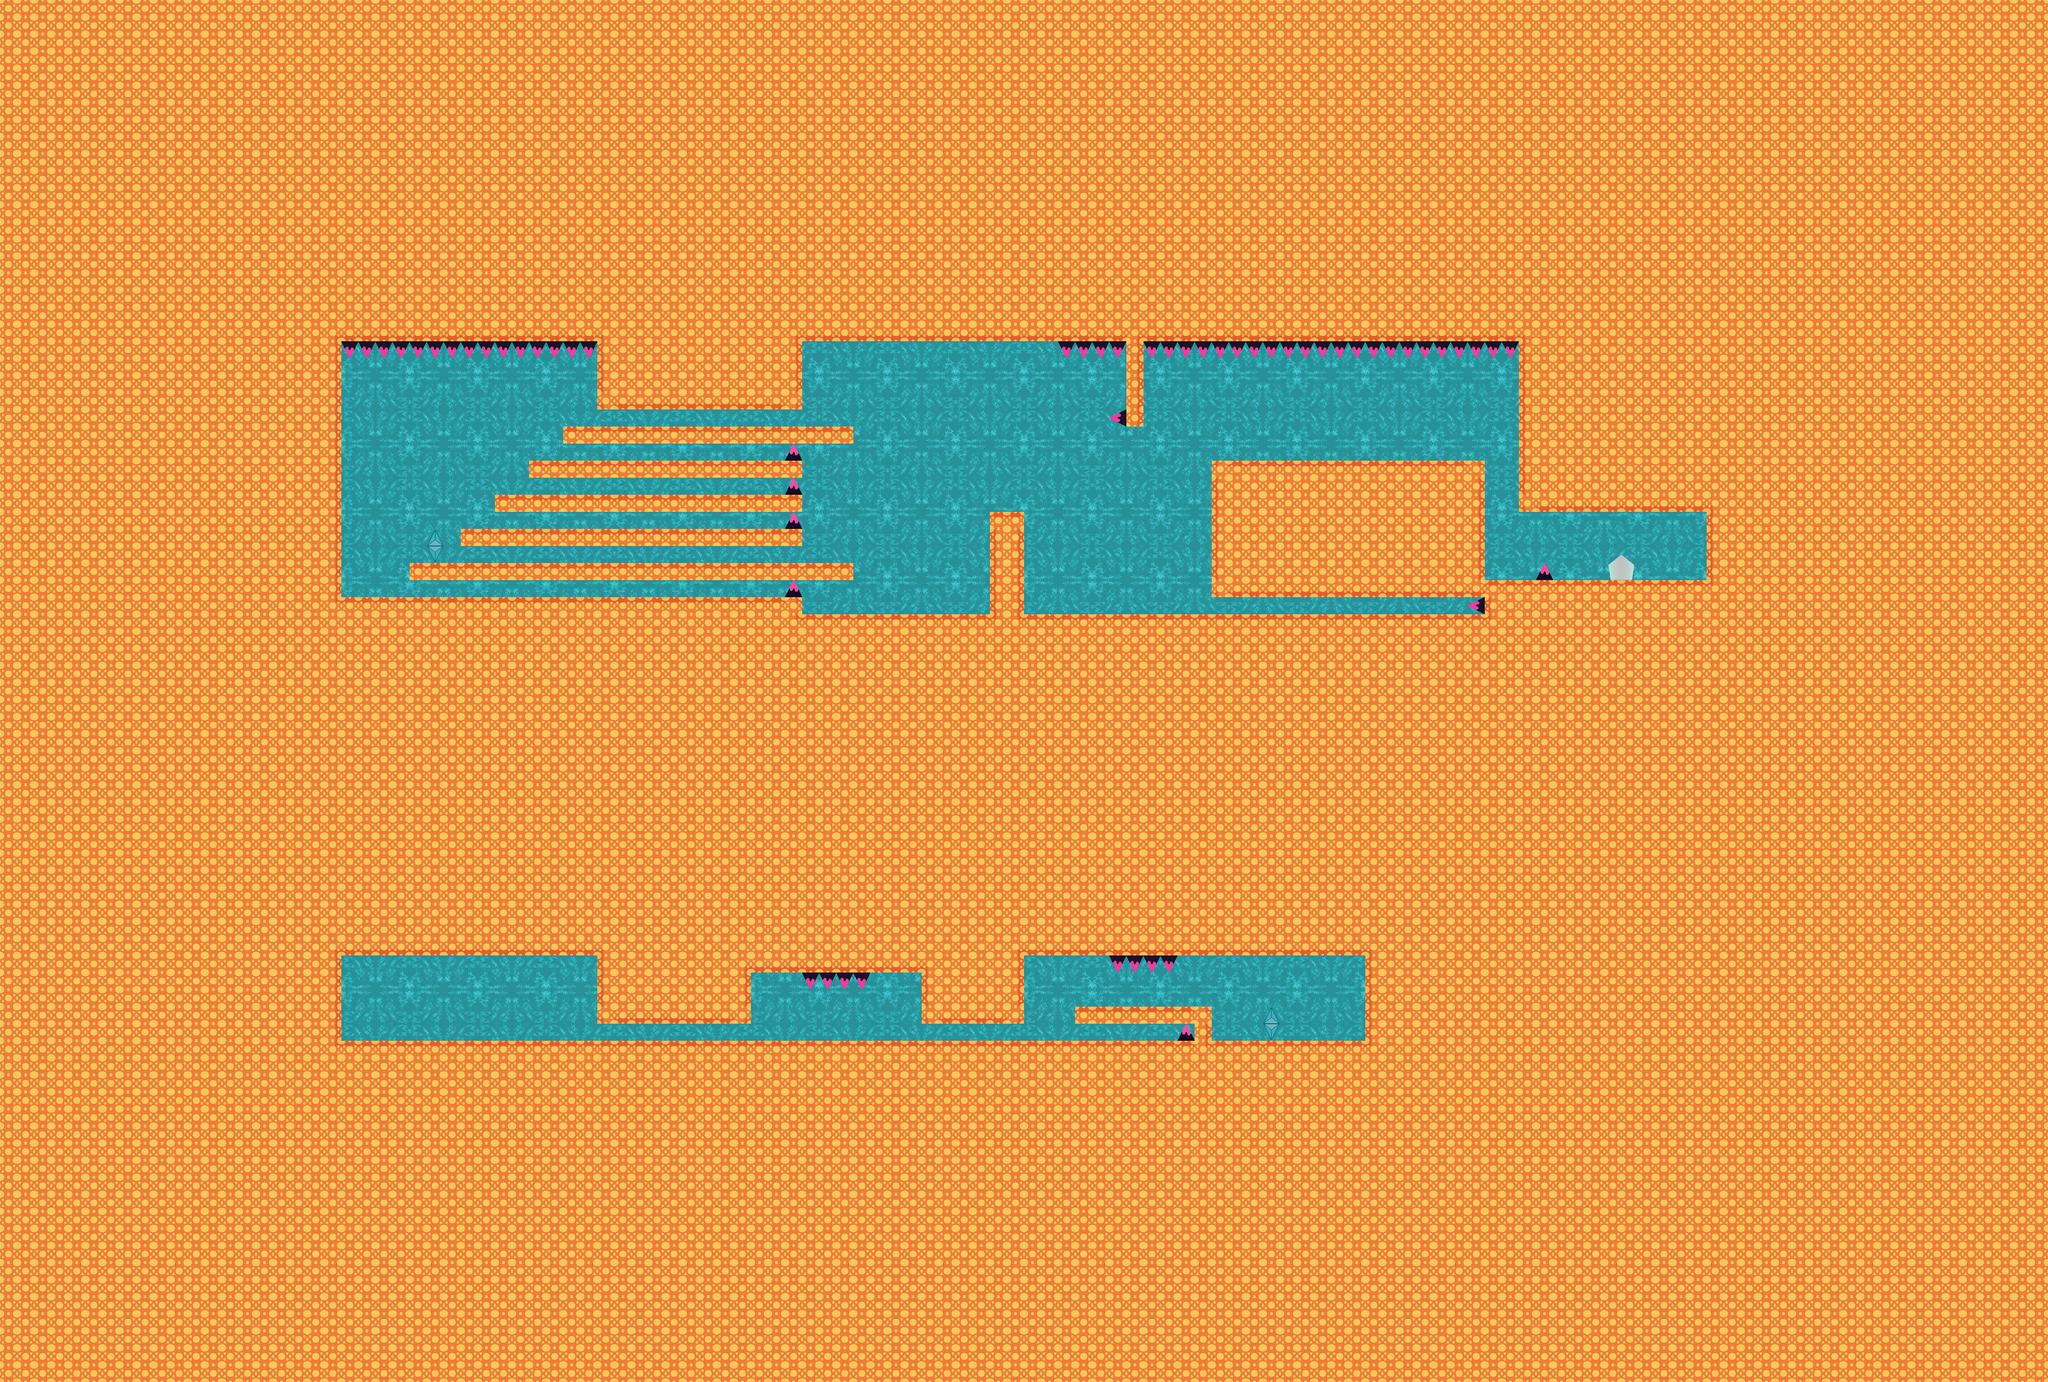

Tiled map render using the project's own tile images. Description and the map definition, with tile-layer contents summarised, below:
An orthogonal 120x81 tile map with 64x64 px tiles, 2 tile layers (Capa de patrones 2, Colisiones) and 43 objects (23x plataforma, 13x pincho, portal1, finPortal, inicioPortal, ...).

<map version="1.5" tiledversion="1.6.0" orientation="orthogonal" renderorder="right-down" width="120" height="81" tilewidth="64" tileheight="64" infinite="0" nextlayerid="6" nextobjectid="47">
 <tileset firstgid="1" name="Mapas" tilewidth="64" tileheight="64" spacing="4" margin="2" tilecount="88" columns="4">
  <image source="resources/texturas/Mapas.png" width="272" height="1496" />
 </tileset>
 <layer id="5" name="Capa de patrones 2" width="120" height="81">
  <data>[9720 cells, 9720 non-empty, 16 distinct tile ids]</data>
 </layer>
 <layer id="1" name="Colisiones" width="120" height="81">
  <data>[9720 cells, 8737 non-empty, 18 distinct tile ids]</data>
 </layer>
 <objectgroup id="2" name="dinamicas" />
 <objectgroup id="3" name="estaticas">
  <object id="2" name="portal1" x="1618" y="2016.17" width="28" height="59.3333" />
  <object id="3" name="finPortal" x="1630.5" y="1985">
   <point />
  </object>
  <object id="4" name="inicioPortal" x="1462.67" y="3740">
   <point />
  </object>
  <object id="5" name="portal2" x="4753.75" y="3808" width="27.5" height="64.5" />
  <object id="6" name="plataforma" x="0" y="3904" width="6400" height="1280" />
  <object id="7" name="plataforma" x="0" y="0" width="7688" height="1280" />
  <object id="9" name="plataforma" x="0" y="1280" width="1280" height="2624" />
  <object id="10" name="plataforma" x="6400" y="1280" width="1280" height="3904" />
  <object id="11" name="plataforma" x="1280" y="2304" width="5120" height="1280" />
  <object id="12" name="plataforma" x="2240" y="1279.33" width="768" height="256.667" />
  <object id="13" name="plataforma" x="2112" y="1600" width="1088" height="64" />
  <object id="14" name="plataforma" x="1984" y="1728" width="1024" height="64" />
  <object id="15" name="plataforma" x="1856" y="1856" width="1152" height="64" />
  <object id="16" name="plataforma" x="1728" y="1984" width="1280" height="64" />
  <object id="17" name="plataforma" x="1536" y="2112" width="1664" height="64" />
  <object id="18" name="plataforma" x="1280" y="2240" width="1728" height="64" />
  <object id="19" name="plataforma" x="3712" y="1920" width="128" height="384" />
  <object id="20" name="plataforma" x="4224" y="1280" width="64" height="320" />
  <object id="22" name="plataforma" x="4544" y="1728" width="1024" height="512" />
  <object id="23" name="plataforma" x="5568" y="2176" width="832" height="128" />
  <object id="24" name="plataforma" x="5696" y="1280" width="704" height="640" />
  <object id="25" name="plataforma" x="2240" y="3584" width="576" height="256" />
  <object id="26" name="plataforma" x="2816" y="3584" width="640" height="64" />
  <object id="27" name="plataforma" x="3456" y="3584" width="384" height="256" />
  <object id="28" name="plataforma" x="4032" y="3776" width="448" height="64" />
  <object id="29" name="plataforma" x="4480" y="3776" width="64" height="128" />
  <object id="30" name="plataforma" x="5120" y="3584" width="1280" height="320" />
  <object id="32" name="pincho" x="3016.33" y="3648" width="241.333" height="48" />
  <object id="33" name="pincho" x="4416" y="3853.5" width="61.5" height="50.5" />
  <object id="34" name="pincho" x="4166" y="3583.5" width="244.5" height="49" />
  <object id="35" name="pincho" x="2950" y="1679" width="51" height="48" />
  <object id="36" name="pincho" x="2949" y="1809" width="52" height="48" />
  <object id="37" name="pincho" x="2949" y="1939" width="54" height="44" />
  <object id="38" name="pincho" x="2950" y="2191" width="52" height="48" />
  <object id="39" name="pincho" x="3968" y="1280" width="255" height="46" />
  <object id="40" name="pincho" x="4172" y="1537" width="52" height="59" />
  <object id="41" name="pincho" x="4288" y="1280" width="1409.33" height="45.3333" />
  <object id="42" name="pincho" x="5759.33" y="2126" width="64" height="49.3333" />
  <object id="43" name="fin" x="6080" y="2079.5">
   <polygon points="0,0 47,96 -48.5,96.5" />
  </object>
  <object id="45" name="pincho" x="1288.5" y="1280.5" width="951" height="46" />
  <object id="46" name="pincho" x="5504" y="2248.67" width="64" height="49.3333" />
 </objectgroup>
 <objectgroup id="4" name="personaje">
  <object id="1" name="inicio" x="1406.67" y="2101.33">
   <point />
  </object>
  <object id="44" name="ayuda" x="1405.33" y="3650.67">
   <point />
  </object>
 </objectgroup>
</map>